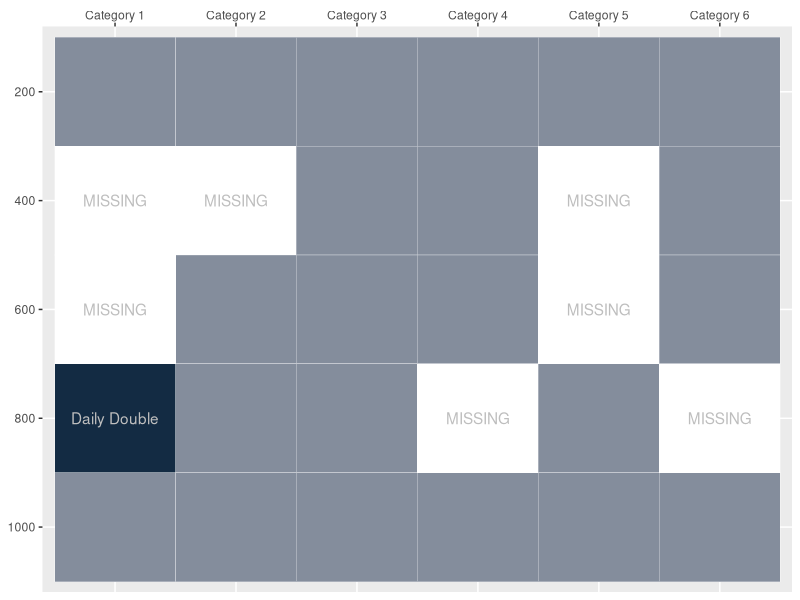
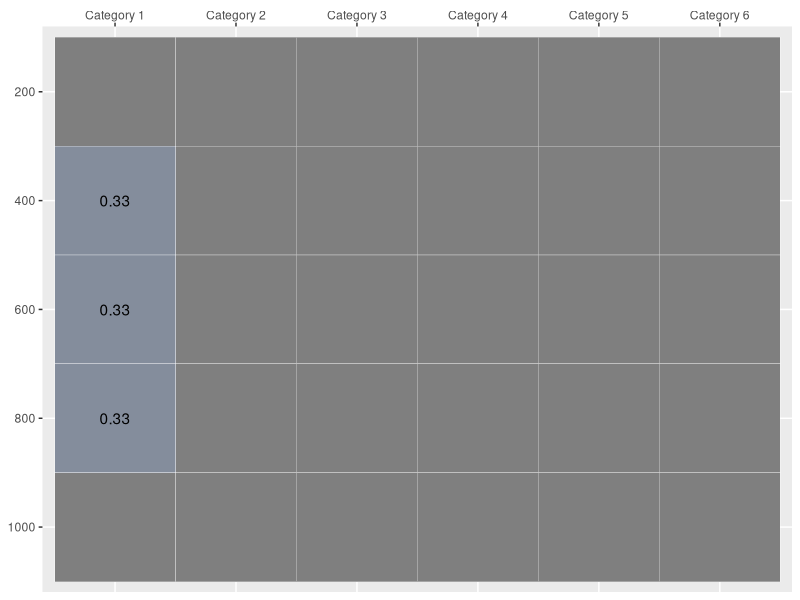

These figures' R source, in order:
## ---- chunk 1
library(tidyverse)
library(ggplot2)
jeopardy_board <- tibble(
  x_pos = c("Category 1", "Category 1", "Category 1", 
            "Category 1", "Category 1", 
            "Category 2", "Category 2", "Category 2", 
            "Category 2", "Category 2",
            "Category 3", "Category 3", "Category 3", 
            "Category 3", "Category 3", 
            "Category 4", "Category 4", "Category 4", 
            "Category 4", "Category 4", 
            "Category 5", "Category 5", "Category 5", 
            "Category 5", "Category 5",
            "Category 6", "Category 6", "Category 6", 
            "Category 6", "Category 6"),
  y_pos = c(200, 400, 600, 800, 1000, 
            200, 400, 600, 800, 1000,
            200, 400, 600, 800, 1000,
            200, 400, 600, 800, 1000,
            200, 400, 600, 800, 1000, 
            200, 400, 600, 800, 1000))

jeopardy_board <- jeopardy_board %>% 
  mutate(number_of_dd = c(1, 0, 0, 2, 1,
                          1, 0, 1, 1, 1,
                          1, 1, 1, 1, 1,
                          1, 1, 1, 0, 1,
                          1, 0, 0, 1, 1,
                          1, 1, 1, 0, 1),
          text = c(NA, "MISSING", "MISSING", "Daily Double", NA,
                          NA, "MISSING", NA, NA, NA,
                          NA, NA, NA, NA, NA,
                          NA, NA, NA, "MISSING", NA,
                          NA, "MISSING", "MISSING", NA, NA,
                          NA, NA, NA, "MISSING", NA)) 
weighted_jeopardy_board <- jeopardy_board %>% 
  mutate(number_of_dd = c(NA, 0.33, 0.33, 0.33, NA,
                          NA, NA, NA, NA, NA,
                          NA, NA, NA, NA, NA,
                          NA, NA, NA, NA, NA,
                          NA, NA, NA, NA, NA,
                          NA, NA, NA, NA, NA)) 

## ---- chunk 2
jeopardy_board %>% 
   mutate(y_pos = factor(y_pos), 
                        y_pos = factor(y_pos, levels = rev(levels(y_pos)))) %>% 
  ggplot(aes(x = x_pos, y = y_pos, fill = number_of_dd)) +
  geom_tile(color = "White", size = 0.1) +
  scale_fill_continuous(high = "#132B43", low = "white") + 
  labs(x = NULL, 
       y = NULL, 
       fill = NULL) +
  theme(legend.position = "none") + 
  geom_text(aes(label = text), color = "gray") +
  scale_x_discrete(position = "top") +
  theme(plot.caption = element_text(hjust = 0, size = rel(1.2)))
## ---- chunk 3
weighted_jeopardy_board %>% 
   mutate(y_pos = factor(y_pos), 
                        y_pos = factor(y_pos, levels = rev(levels(y_pos)))) %>% 
  ggplot(aes(x = x_pos, y = y_pos, fill = number_of_dd)) +
  geom_tile(color = "White", size = 0.1) +
  scale_fill_continuous(high = "#132B43", low = "white") + 
  labs(x = NULL, 
       y = NULL, 
       fill = NULL) +
  theme(legend.position = "none") + 
  geom_text(aes(label = number_of_dd)) +
  scale_x_discrete(position = "top") +
  theme(plot.caption = element_text(hjust = 0, size = rel(1.2)))
